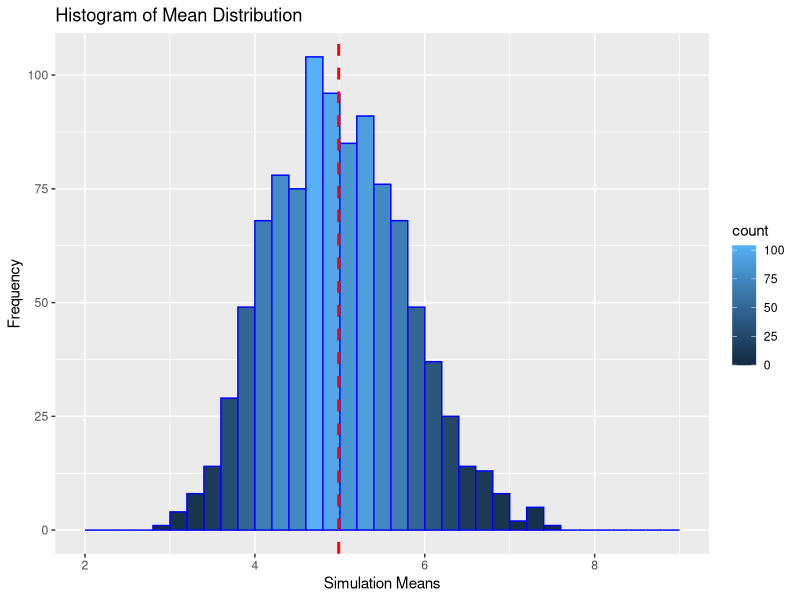

Reproduce this figure in R. (Note: this script raises an error after producing the figure.)
## ---- chunk 1
library(ggplot2)
## ---- chunk 2
noSim <- 1000
sampSize <- 40
lambda <- 0.2
## ---- chunk 3
set.seed(3)
## ---- chunk 4
simulationMatrix <- matrix(rexp(n = noSim * sampSize, rate = lambda), noSim, sampSize)
## ---- chunk 5
simulationMean <- rowMeans(simulationMatrix)
## ---- chunk 6
simulationData <- data.frame(cbind(simulationMatrix, simulationMean))
## ---- chunk 7
ggplot(data = simulationData, aes(simulationData$simulationMean)) + 
  geom_histogram(breaks = seq(2, 9, by = 0.2), col = "blue", aes(fill = ..count..)) + 
  labs(title = "Histogram of Mean Distribution", x = "Simulation Means", y = "Frequency") + 
  geom_vline(aes(xintercept=mean(simulationData$simulationMean)), color="red", 
             linetype="dashed", size=1)
## ---- chunk 8
actualMean <- mean(simulationMean)
## ---- chunk 9
theoreticalMean <- (1 / lambda)
## ---- chunk 10
actualVariance <- var(simulationMean)
## ---- chunk 11
theoreticalVariance <- ((1 / lambda) ^ 2) / sampSize
## ---- chunk 12
qplot(simulationMean, geom = 'blank') + 
  geom_line(aes(y=..density.., colour='Empirical'), stat='density', size=1) + 
  stat_function(fun=dnorm, args=list(mean=(1/lambda), sd=((1/lambda)/sqrt(sampSize))), 
                aes(colour='Normal'), size=1) + 
  geom_histogram(aes(y=..density.., fill=..density..), alpha=0.4, 
                 breaks = seq(2, 9, by = 0.2), col='red') + 
  scale_fill_gradient("Density", low = "yellow", high = "red") + 
  scale_color_manual(name='Density', values=c('brown', 'blue')) + 
  theme(legend.position = c(0.85, 0.60)) + 
  labs(title = "Mean Density Distribution", x = "Simulation Means", y = "Density")
## ---- chunk 13
actualConfInterval <- actualMean+c(-1,1)*1.96*sqrt(actualVariance)/sqrt(sampSize)
theoreticalConfInterval <- theoreticalMean+c(-1,1)*1.96*
  sqrt(theoreticalVariance)/sqrt(sampSize)
## ---- chunk 14
qqnorm(simulationMean)
qqline(simulationMean)
